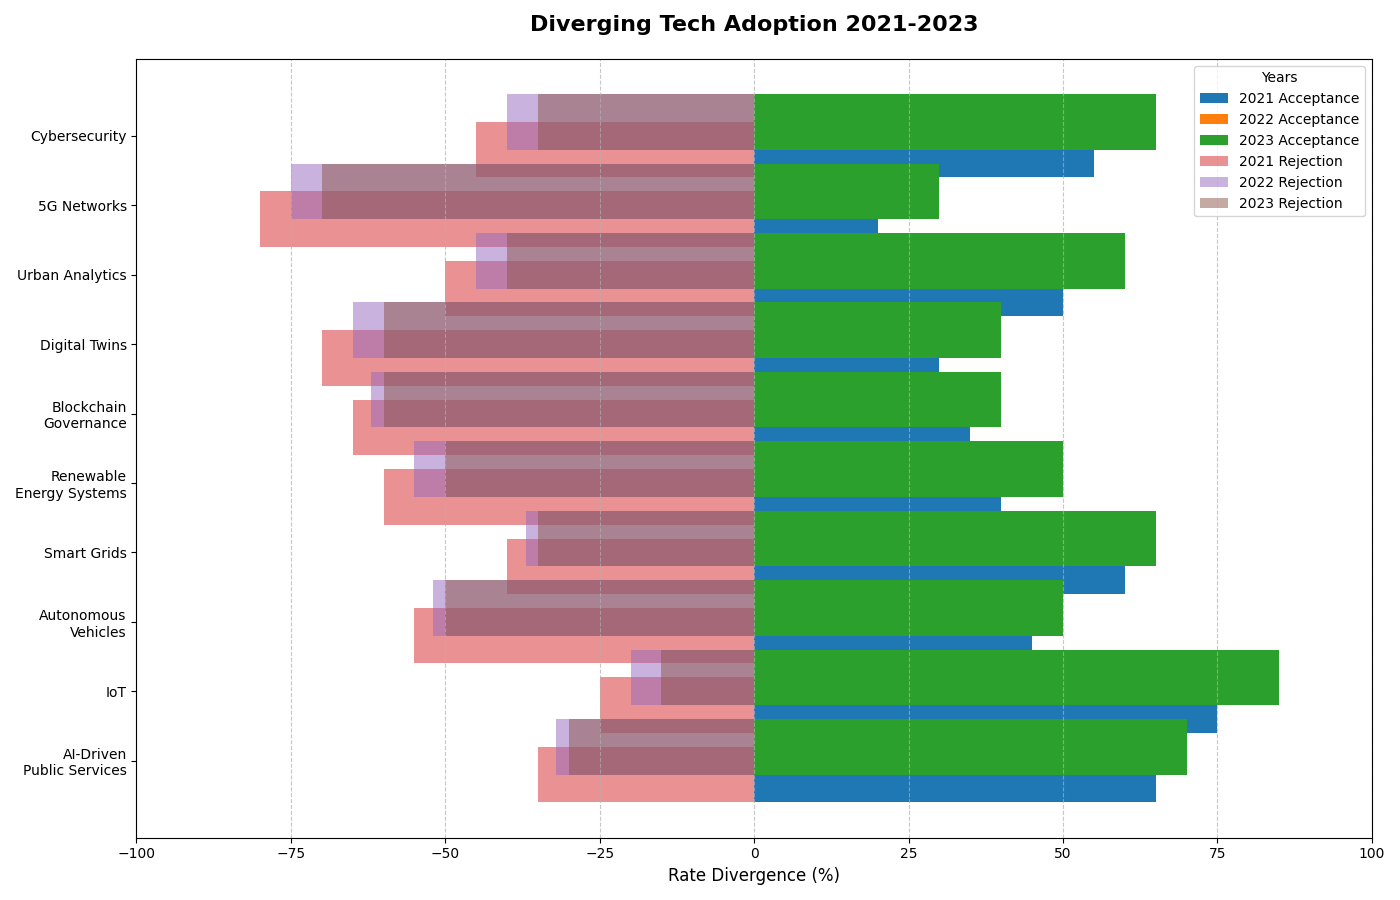

Recreate this plot in Python.
import matplotlib.pyplot as plt
import numpy as np

# Technologies and adoption data with random textual changes
tech_labels = [
    'AI-Driven\nPublic Services', 'IoT', 'Autonomous\nVehicles',
    'Smart Grids', 'Renewable\nEnergy Systems', 'Blockchain\nGovernance',
    'Digital Twins', 'Urban Analytics', '5G Networks', 'Cybersecurity'
]

adoption_data = {
    '2021': np.array([65, 75, 45, 60, 40, 35, 30, 50, 20, 55]),
    '2022': np.array([68, 80, 48, 63, 45, 38, 35, 55, 25, 60]),
    '2023': np.array([70, 85, 50, 65, 50, 40, 40, 60, 30, 65])
}

max_val = 100
inverse_data = {year: max_val - rates for year, rates in adoption_data.items()}

fig, ax = plt.subplots(figsize=(14, 9))

y_pos = np.arange(len(tech_labels))
for year, rates in adoption_data.items():
    ax.barh(y_pos - 0.2 if year == '2021' else y_pos + 0.2, rates, align='center', label=f'{year} Acceptance')

for year, inverse in inverse_data.items():
    ax.barh(y_pos - 0.2 if year == '2021' else y_pos + 0.2, -inverse, align='center', label=f'{year} Rejection', alpha=0.5)

ax.set_xlim(-max_val, max_val)

ax.set_yticks(y_pos)
ax.set_yticklabels(tech_labels)
ax.set_xlabel('Rate Divergence (%)', fontsize=12)
ax.set_title('Diverging Tech Adoption 2021-2023', fontsize=16, fontweight='bold', pad=20)

ax.xaxis.grid(True, linestyle='--', alpha=0.7)
ax.legend(loc='upper right', fontsize=10, title='Years')

plt.tight_layout()
plt.show()
